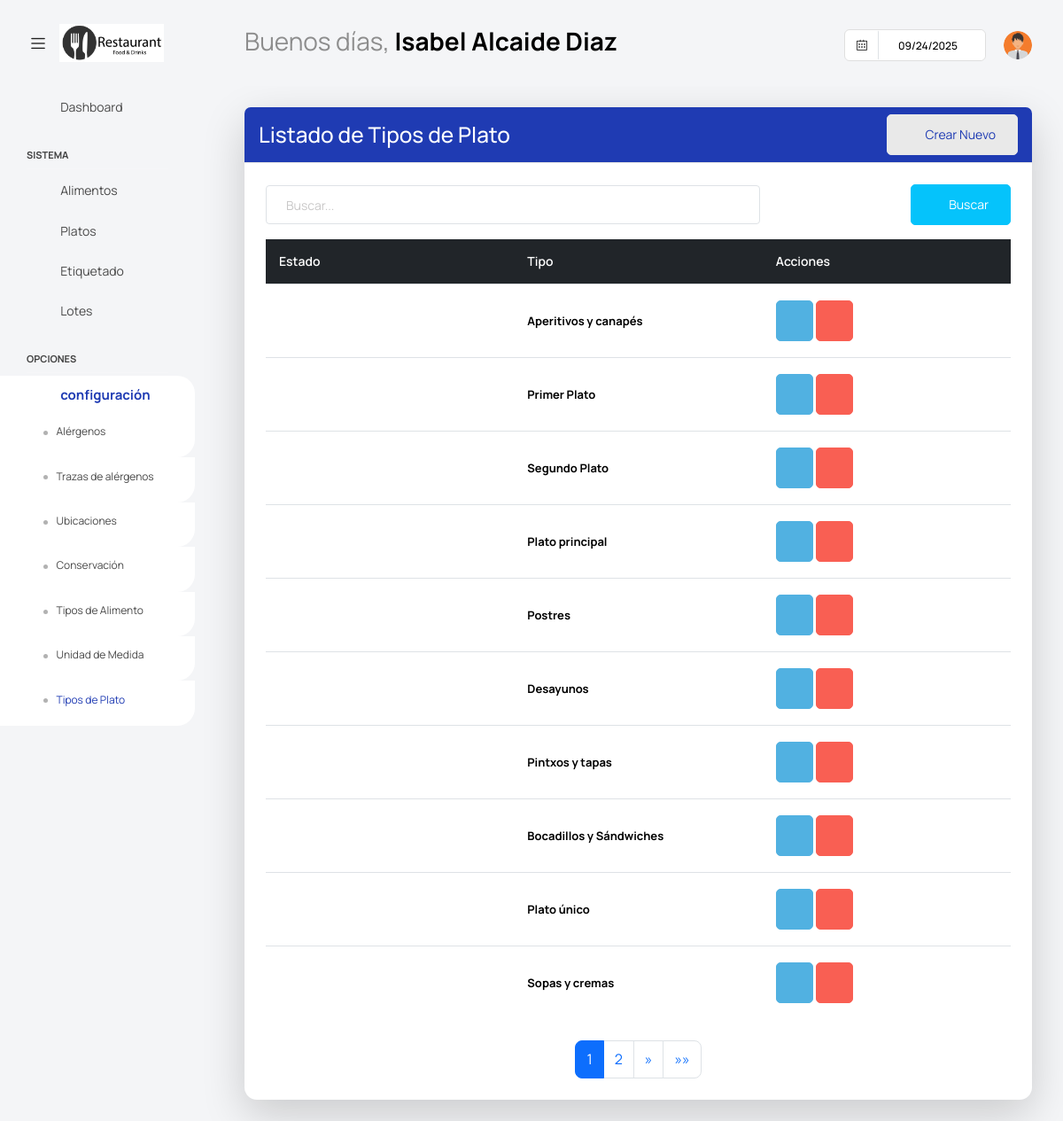
/platos/tiposplatos/ (signed in), run on the app's committed database.
### app/super/models.py (models this page shows, shortened)
class UserProfile(models.Model):
    centro = models.ForeignKey('Centros' ,on_delete=models.CASCADE, null=True, blank =True)
    user = models.OneToOneField(User, on_delete=models.CASCADE)
    username = models.CharField(max_length=100)
    password = models.CharField(max_length=100)
    nombre = models.CharField(max_length=100)
    apellidos = models.CharField(max_length=100)
    cargo = models.CharField(max_length=100, blank=True, null=True)
    imagen = models.ImageField(default='users/default.png', upload_to='users/', null=True, blank =True)
    estado =models.BooleanField(default=True)

### app/platos/models.py (models this page shows, shortened)
class TipoPlato(ModeloBaseCentro):
    nombre = models.CharField(max_length=100)
    estado = models.BooleanField(default=True)  # Activo o inactivo
    class Meta:
        verbose_name = 'Tipo de Plato'
        verbose_name_plural = 'Tipos de Platos'
        unique_together = ('nombre', 'centro')  # Evita nombres duplicados en el mismo centro

### app/platos/views.py (the view)
# urls.py: path('tiposplatos/', TipoPlatoList.as_view(), name='TipoPlatoList'),
class TipoPlatoList(PaginationMixin, LoginRequiredMixin, ListView):
    model = TipoPlato
    template_name = 'platos/listar_tipoplato.html'
    context_object_name = 'tipoplatos'
    paginate_by = 10  # Número de registros por página
    def get_queryset(self):
        try:
            user_profile = UserProfile.objects.filter(user=self.request.user).first()
            if user_profile and user_profile.centro:
                centro = user_profile.centro
                queryset = TipoPlato.objects.filter(centro=centro).order_by('id')
                search_query = self.request.GET.get('buscar')
                if search_query:
                    queryset = queryset.filter(
                        Q(nombre__icontains=search_query)
                    )
                return queryset
            else:
                return TipoPlato.objects.none()
        except ObjectDoesNotExist:
            return TipoPlato.objects.none()
    def get_context_data(self, **kwargs):
        context = super().get_context_data(**kwargs)
        context.update(datos_centro(self.request))
        if not context['tipoplatos'].exists():
            context['mensaje'] = "No tiene tipos de utensilio asociados."
        return context

### app/core/mixins.py (called while the page is built)
    def get_context_data(self, **kwargs):
        context = super().get_context_data(**kwargs)
        page_obj = context.get('page_obj')
        if page_obj:
            current_page = page_obj.number
            total_pages = page_obj.paginator.num_pages
            window = self.pagination_window_size
            if total_pages <= (window * 2) + 1:
                context['custom_page_range'] = range(1, total_pages + 1)
            elif current_page <= window:
                context['custom_page_range'] = range(1, (window * 2) + 2)
            elif current_page >= total_pages - window:
                context['custom_page_range'] = range(total_pages - (window * 2), total_pages + 1)
            else:
                context['custom_page_range'] = range(current_page - window, current_page + window + 1)
        return context

### templates/platos/listar_tipoplato.html (shortened to what this page needs)
{% extends "base.html" %}
{% block content %}
<div class="content-wrapper">
    <div class="card shadow-lg">
        <div class="card-header bg-primary text-white d-flex justify-content-between align-items-center">
            <h3 class="m-0">Listado de Tipos de Plato</h3>
            <a class="btn btn-light text-primary" onclick="abrir_modal_edicion('{% url 'platos:TipoPlatoCreate' %}')">
                <i class="fa fa-plus-circle"></i>&nbsp; Crear Nuevo
            </a>
        </div>
        <div class="card-body mt-3">
            <form method="get" class="row g-2 align-items-center mb-3">
                <div class="col-md-8">
                    <input type="text" class="form-control" placeholder="Buscar..." name="buscar">
                </div>
                <div class="col-md-4 d-flex justify-content-end">
                    <button type="submit" class="btn btn-secondary">
                        <i class="fa fa-search"></i>&nbsp; Buscar
                    </button>
                </div>
            </form>
            {% if tipoplatos %}
            <div class="table-wrapper">
                <table class="table table-hover tabla-responsive align-middle" style="table-layout: fixed;">
                    <thead class="table-dark">
                        <tr>
                            <th>Estado</th>
                            <th>Tipo</th>
                            <th>Acciones</th>
                        </tr>
                    </thead>
                    <tbody>
                        {% for tipoplato in tipoplatos %}
                        <tr data-label="Estado">
                            <td>
                                {% if tipoplato.estado %}
                                    <i class="fa fa-circle text-success fs-6"></i>
                                {% else %}
                                    <i class="fa fa-circle text-danger fs-6"></i>
                                {% endif %}
                            </td>
                            <td data-label="Tipo" class="fw-bold">{{ tipoplato.nombre }}</td>
                            <td data-label="Acciones">
                                <a class="btn btn-info" style="--bs-btn-padding-y: 14px; --bs-btn-padding-x: 14px;" onclick="abrir_modal_edicion('{% url 'platos:TipoPlatoUpdate' pk=tipoplato.id %}')" data-toggle="tooltip" title="Editar Tipo de Iva">
                                    <i class="fa fa-pencil"></i>
                                </a>
                                <a class="btn btn-danger" style="--bs-btn-padding-y: 14px; --bs-btn-padding-x: 14px;" onclick="abrir_modal_edicion('{% url 'platos:TipoPlatoDelete' pk=tipoplato.id %}')" data-toggle="tooltip" title="Eliminar Tipo de Iva">
                                    <i class="fa fa-trash"></i>
                                </a>
                            </td>
                        </tr>
                        {% endfor %}
                    </tbody>
                </table>
            </div>
            {% include "core/pagination.html" %}
            {% else %}
            <div class="alert alert-warning text-center mt-3">
                <i class="fa fa-exclamation-circle"></i> No se encontraron tipos de plato.
            </div>
            {% endif %}
        </div>
</div>
{% endblock content %}

### templates/base.html (shortened to what this page needs)
{% load static %}
<html lang="es">
<head>
  <link href={% static "vendor/feather/feather.css" %} rel="stylesheet">
  <link href={% static "vendor/mdi/css/materialdesignicons.min.css" %} rel="stylesheet">
  <link href={% static "vendor/ti-icons/css/themify-icons.css" %} rel="stylesheet">
  <link href={% static "vendor/font-awesome/css/font-awesome.min.css" %} rel="stylesheet">
  <link href={% static "vendor/typicons/typicons.css" %} rel="stylesheet">
  <link href={% static "vendor/simple-line-icons/css/simple-line-icons.css" %} rel="stylesheet">
  <link href={% static "vendor/css/vendor.bundle.base.css" %} rel="stylesheet">
  <link href={% static "vendor/bootstrap-datepicker/bootstrap-datepicker.min.css" %} rel="stylesheet">
  <link href={% static "js/select.dataTables.min.css" %} rel="stylesheet" type="text/css" >
  <link rel="stylesheet" href={% static "css/style.css" %}>
</head>
  <body class="with-welcome-text">
    <div class="container-scroller">
      <nav class="navbar default-layout col-lg-12 col-12 p-0 fixed-top d-flex align-items-top flex-row">
        <div class="text-center navbar-brand-wrapper d-flex align-items-center justify-content-start">
          <div class="me-3">
            <button class="navbar-toggler navbar-toggler align-self-center" type="button" data-bs-toggle="minimize">
              <span class="icon-menu"></span>
            </button>
          </div>
          <div>
            <a class="navbar-brand brand-logo" href="index.html">
              <img src="{{ imagen_centro_url }}" style="width:150px !important; height:auto;" alt="{{ centro.nombre }}">
            </a>
          </div>
        </div>
        <div class="navbar-menu-wrapper d-flex align-items-top">
          <ul class="navbar-nav">
            <li class="nav-item fw-semibold d-none d-lg-block ms-0">
              <h1 class="welcome-text">{{ saludo }}, <span class="text-black fw-bold">{{ nombre }} {{ apellidos }}</span></h1>
          </ul>
          <ul class="navbar-nav ms-auto">
            <li class="nav-item d-none d-lg-block">
              <div id="datepicker-popup" class="input-group date datepicker navbar-date-picker">
                <span class="input-group-addon input-group-prepend border-right">
                  <span class="icon-calendar input-group-text calendar-icon"></span>
                </span>
                <input type="text" class="form-control">
              </div>
            </li>
            <li class="nav-item dropdown d-none d-lg-block user-dropdown">
              <a class="nav-link" id="UserDropdown" href="#" data-bs-toggle="dropdown" aria-expanded="false">
                <img class="img-xs rounded-circle" src="{{ imagen_user_url }}" alt="Profile image"> </a>
            </li>
          </ul>
        </div>
      </nav>
    <div class="container-fluid page-body-wrapper">
      <nav class="sidebar sidebar-offcanvas" id="sidebar">
        <ul class="nav">
          <li class="nav-item">
            <a class="nav-link" href="{% url 'dashuser:home' %}">
              <i class="mdi mdi-grid-large menu-icon"></i>
              <span class="menu-title">Dashboard</span>
            </a>
          </li>
          <li class="nav-item nav-category">Sistema</li>
            <li class="nav-item">
              <a class="nav-link" href="{% url 'dashuser:AlimentoList' %}">
                <i class="menu-icon mdi mdi-food-variant"></i>
                <span class="menu-title">Alimentos</span>
              </a>
            </li>
            <li class="nav-item">
              <a class="nav-link" href="{% url 'platos:PlatoList' %}">
                <i class="menu-icon mdi mdi-food-turkey"></i>
                <span class="menu-title">Platos</span>
              </a>
            </li>
            <li class="nav-item">
              <a class="nav-link" href="{% url 'platos:generar_etiqueta' %}">
                <i class="menu-icon mdi mdi-tag"></i>
                <span class="menu-title">Etiquetado</span>
              </a>
            </li>
            <li class="nav-item">
              <a class="nav-link" href="{% url 'platos:LotesResumenListView' %}">
                <i class="menu-icon mdi mdi-package-variant"></i>
                <span class="menu-title">Lotes</span>
              </a>
            </li>
          <li class="nav-item nav-category">Opciones</li>
            <li class="nav-item">
              <a class="nav-link" data-bs-toggle="collapse" href="#confi" aria-expanded="false" aria-controls="confi">
                <i class="menu-icon mdi mdi-filter"></i>
                <span class="menu-title">configuración</span>
                <i class="menu-arrow"></i>
              </a>
              <div class="collapse" id="confi">
                <ul class="nav flex-column sub-menu">
                  <li class="nav-item"> <a class="nav-link" href="{% url 'dashuser:AlergenosList' %}">Alérgenos</a></li>
                </ul>
                <ul class="nav flex-column sub-menu">
                  <li class="nav-item"> <a class="nav-link" href="{% url 'dashuser:TrazasList' %}">Trazas de alérgenos</a></li>
                </ul>
                <ul class="nav flex-column sub-menu">
                  <li class="nav-item"> <a class="nav-link" href="{% url 'dashuser:LocalizacionList' %}">Ubicaciones</a></li>
                </ul>
                <ul class="nav flex-column sub-menu">
                  <li class="nav-item"> <a class="nav-link" href="{% url 'dashuser:ConservacionList' %}">Conservación</a></li>
                </ul>
                <ul class="nav flex-column sub-menu">
                  <li class="nav-item"> <a class="nav-link" href="{% url 'dashuser:TipoAlimentoList' %}">Tipos de Alimento</a></li>
                </ul>
                <ul class="nav flex-column sub-menu">
                  <li class="nav-item"> <a class="nav-link" href="{% url 'dashuser:UnidadDeMedidaList' %}">Unidad de Medida</a></li>
                </ul>
                <ul class="nav flex-column sub-menu">
                  <li class="nav-item"> <a class="nav-link" href="{% url 'platos:TipoPlatoList' %}">Tipos de Plato</a></li>
                </ul>
              </div>
            </li>
        </ul>
      </nav>
      <div class="main-panel">
          {% block content %}
          {% endblock content %}
      </div>
  </div>
</body>
</html>

### data on the page
UserProfile: nombre "Isabel", apellidos "Alcaide Diaz"
TipoPlato: estado True (drawn), nombre "Aperitivos y canapés"
TipoPlato: estado True (drawn), nombre "Primer Plato"
TipoPlato: estado True (drawn), nombre "Segundo Plato"
TipoPlato: estado True (drawn), nombre "Plato principal"
TipoPlato: estado True (drawn), nombre "Postres"
TipoPlato: estado True (drawn), nombre "Desayunos"
TipoPlato: estado True (drawn), nombre "Pintxos y tapas"
TipoPlato: estado True (drawn), nombre "Bocadillos y Sándwiches"
TipoPlato: estado True (drawn), nombre "Plato único"
TipoPlato: estado True (drawn), nombre "Sopas y cremas"

### other printed values
{{ saludo }} "Buenos días"
{{ page }} "1" "2"
